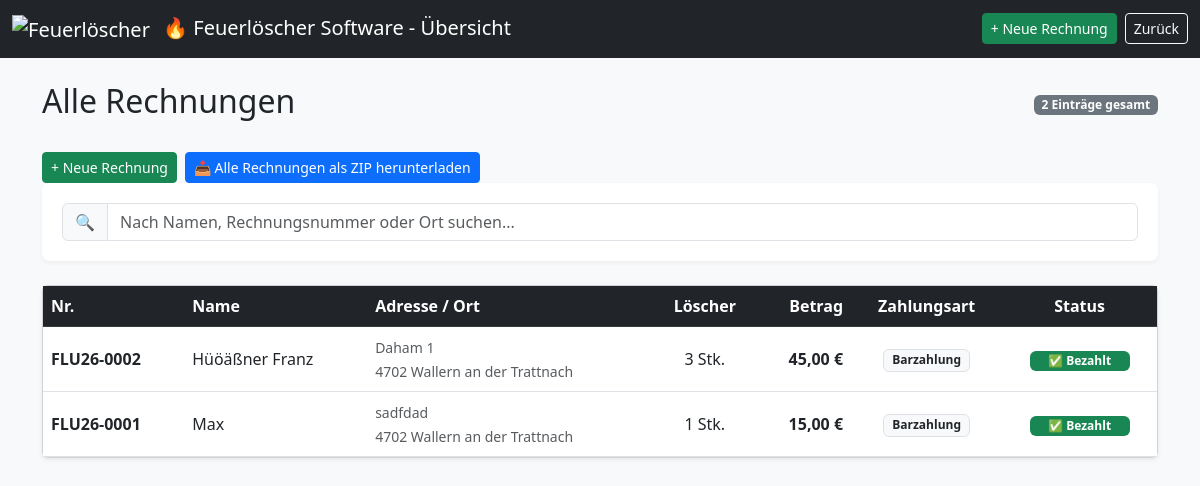
Page /rechnungen_anzeigen.php (signed in) on the earlier database version.
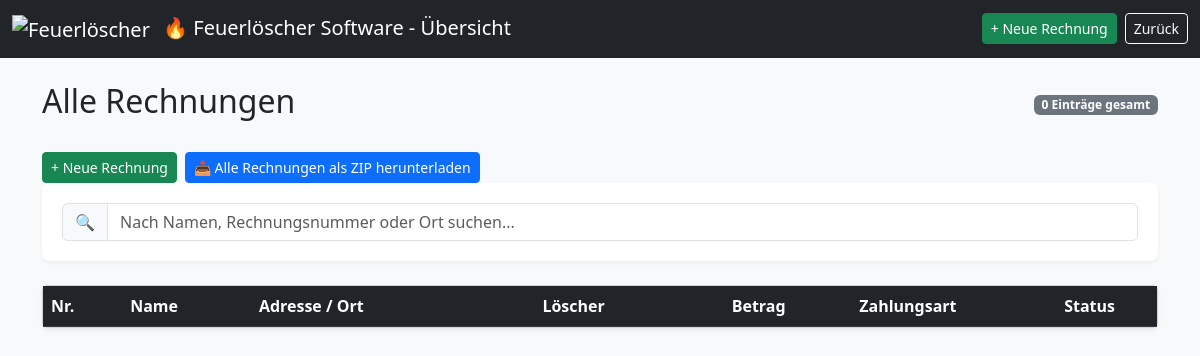
Same page on the later database version.
### tables this page shows
CREATE TABLE rechnungen (
    id INTEGER PRIMARY KEY AUTOINCREMENT,
    anrede TEXT,                         -- Herr, Frau, Firma, etc.
    name TEXT,
    adresse TEXT,
    plz TEXT,
    ort TEXT,
    anzahl_loescher INTEGER,
    preis_pro_loescher REAL,
    zeitstempel_erstellung TEXT,
    rechnung_gedruckt INTEGER DEFAULT 0,
    zeitstempel_gedruckt TEXT,
    rechnungsnummer TEXT,
    zahlungsart TEXT DEFAULT 'Barzahlung',  -- Barzahlung, Kartenzahlung, SumUp
    bezahlt INTEGER DEFAULT 0 ,            -- 0 = nicht bezahlt, 1 = bezahlt
    sumup_transaction_id TEXT,
    sumup_status TEXT
);

### rechnungen_anzeigen.php (the view, shortened to what this page needs)
<?php
$db = getDB();
$query = "SELECT * FROM rechnungen ORDER BY zeitstempel_erstellung DESC";
$result = $db->query($query);
$rechnungen = [];
while ($row = $result->fetchArray(SQLITE3_ASSOC)) {
    $rechnungen[] = $row;
}
?>
<!DOCTYPE html>
<html lang="de">
<head>
    <link href="https://cdn.jsdelivr.net/npm/bootstrap@5.3.0/dist/css/bootstrap.min.css" rel="stylesheet">
</head>
<body class="bg-light">
<nav class="navbar navbar-expand-lg navbar-dark bg-dark">
    <div class="container-fluid">
        <span class="navbar-brand">
            <img src="./images/Feuerlöscher.ico" alt="Feuerlöscher" width="24" height="24" class="me-2">
            &#128293; Feuerlöscher Software - Übersicht
        </span>
        <div class="d-flex gap-2">
            <a href="rechnung.php" class="btn btn-success btn-sm">+ Neue Rechnung</a>
            <a href="index.php" class="btn btn-outline-light btn-sm">Zurück</a>
        </div>
    </div>
</nav>
<div class="container mt-4">
    <div class="d-flex justify-content-between align-items-center mb-4">
        <h2>Alle Rechnungen</h2>
        <span class="badge bg-secondary"><?= count($rechnungen) ?> Einträge gesamt</span>
    </div>
    <div class="d-flex gap-2">
        <a href="rechnung.php" class="btn btn-success btn-sm">+ Neue Rechnung</a>
        <a href="rechnungen_download_zip.php" class="btn btn-primary btn-sm">
            &#128229; Alle Rechnungen als ZIP herunterladen
        </a>
    </div>
    <div class="search-container mb-4">
        <div class="input-group">
            <span class="input-group-text">&#128269;</span>
            <input type="text" id="tableSearch" class="form-control" placeholder="Nach Namen, Rechnungsnummer oder Ort suchen...">
        </div>
    </div>
    <div class="card shadow-sm">
        <div class="table-responsive">
            <table class="table table-hover align-middle mb-0" id="rechnungsTabelle">
                <thead class="table-dark">
                    <tr>
                        <th>Nr.</th>
                        <th>Name</th>
                        <th>Adresse / Ort</th>
                        <th class="text-center">Löscher</th>
                        <th class="text-end">Betrag</th>
                        <th class="text-center">Zahlungsart</th>
                        <th class="text-center">Status</th>
                    </tr>
                </thead>
                <tbody>
                    <?php foreach ($rechnungen as $r):
                        $gesamt = $r['anzahl_loescher'] * $r['preis_pro_loescher'];
                    ?>
                    <tr onclick="window.location.href='rechnung.php?id=<?= $r['id'] ?>'">
                        <td class="fw-bold"><?= htmlspecialchars($r['rechnungsnummer']) ?></td>
                        <td><?= htmlspecialchars($r['name']) ?></td>
                        <td>
                            <small class="text-muted">
                                <?= htmlspecialchars($r['adresse']) ?><br>
                                <?= htmlspecialchars($r['plz']) ?> <?= htmlspecialchars($r['ort']) ?>
                            </small>
                        </td>
                        <td class="text-center"><?= $r['anzahl_loescher'] ?> Stk.</td>
                        <td class="text-end fw-bold"><?= number_format($gesamt, 2, ',', '.') ?> €</td>
                        <td class="text-center">
                            <span class="badge border text-dark bg-light"><?= htmlspecialchars($r['zahlungsart']) ?></span>
                        </td>
                        <td class="text-center">
                            <?php if ($r['bezahlt']): ?>
                                <span class="badge bg-success status-badge">&#9989; Bezahlt</span>
                            <?php else: ?>
                                <span class="badge bg-warning text-dark status-badge">&#9203; Offen</span>
                            <?php endif; ?>
                        </td>
                    </tr>
                    <?php endforeach; ?>
                </tbody>
            </table>
        </div>
    </div>
</div>
</body>
</html>

Differences in the rows shown:
removed rechnungen: rechnungsnummer "FLU26-0002", name "Hüöäßner Franz", adresse "Daham 1", plz "4702", ort "Wallern an der Trattnach", anzahl_loescher "3", gesamt "45,00", zahlungsart "Barzahlung", bezahlt "✅ Bezahlt"
removed rechnungen: rechnungsnummer "FLU26-0001", name "Max", adresse "sadfdad", plz "4702", ort "Wallern an der Trattnach", anzahl_loescher "1", gesamt "15,00", zahlungsart "Barzahlung", bezahlt "✅ Bezahlt"
Other differences:
count($rechnungen): "2" → "0"
